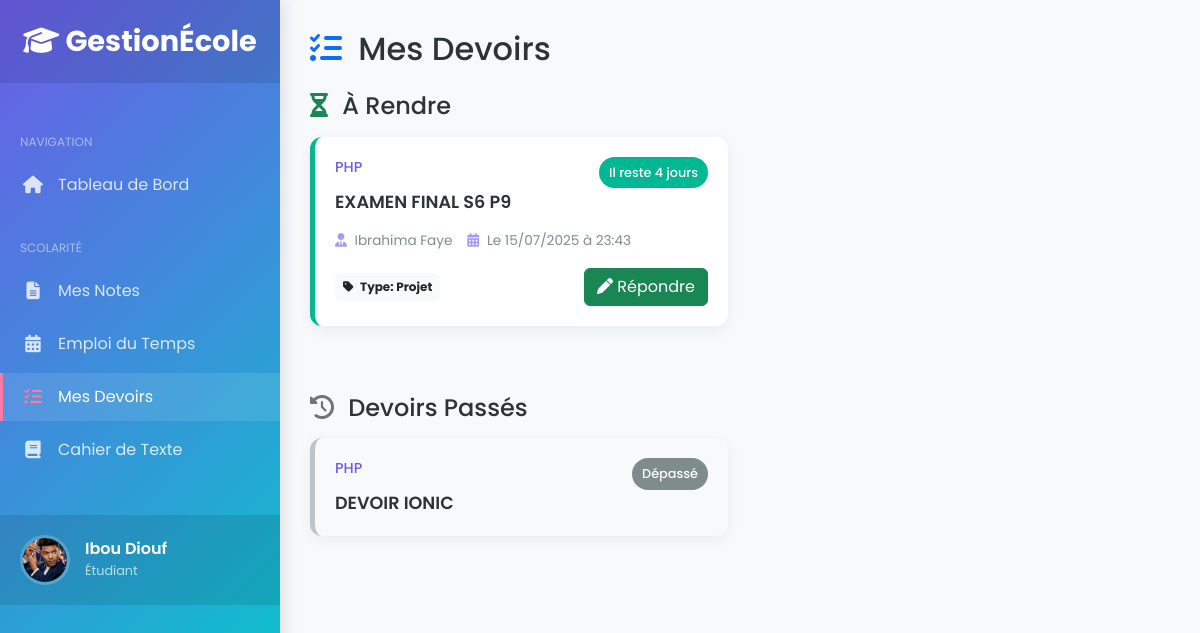
The app's page /etudiant/scolarite/devoirs.php (signed in) with its own data.
### tables this page shows
CREATE TABLE IF NOT EXISTS `utilisateurs` (
  `id` int NOT NULL AUTO_INCREMENT,
  `nom` varchar(50) NOT NULL,
  `prenom` varchar(50) DEFAULT NULL,
  `email` varchar(100) NOT NULL,
  `password` varchar(255) NOT NULL,
  `role` enum('admin','enseignant','etudiant') NOT NULL,
  `telephone` varchar(20) DEFAULT NULL,
  `adresse` text,
  `sexe` enum('M','F') DEFAULT NULL,
  `date_naissance` date DEFAULT NULL,
  `photo_profil` varchar(255) DEFAULT NULL,
  `specialite` varchar(100) DEFAULT NULL,
  `grade` varchar(50) DEFAULT NULL,
  `contrat` enum('titulaire','contractuel','vacataire') DEFAULT NULL,
  `groupe_sanguin` varchar(3) DEFAULT NULL,
  `statut` tinyint(1) DEFAULT '1',
  `created_at` datetime DEFAULT CURRENT_TIMESTAMP,
  `updated_at` datetime DEFAULT NULL ON UPDATE CURRENT_TIMESTAMP,
  PRIMARY KEY (`id`),
  UNIQUE KEY `email` (`email`)
);

CREATE TABLE IF NOT EXISTS `devoirs` (
  `id` int NOT NULL AUTO_INCREMENT,
  `titre` varchar(255) DEFAULT NULL,
  `matiere_id` int DEFAULT NULL,
  `classe_id` int DEFAULT NULL,
  `enseignant_id` int DEFAULT NULL,
  `fichier_path` varchar(255) DEFAULT NULL,
  `type` enum('ecrit','oral','projet') DEFAULT 'ecrit',
  `date_limite` datetime DEFAULT NULL,
  `annee_id` int DEFAULT NULL,
  `rendu` tinyint(1) DEFAULT '0',
  PRIMARY KEY (`id`),
  KEY `matiere_id` (`matiere_id`),
  KEY `classe_id` (`classe_id`),
  KEY `enseignant_id` (`enseignant_id`),
  KEY `annee_id` (`annee_id`)
);

CREATE TABLE IF NOT EXISTS `matieres` (
  `id` int NOT NULL AUTO_INCREMENT,
  `code` varchar(20) DEFAULT NULL,
  `nom` varchar(100) DEFAULT NULL,
  `coefficient` int DEFAULT '1',
  `heures_annuelles` int DEFAULT '60',
  `cycle_id` int DEFAULT NULL,
  PRIMARY KEY (`id`),
  UNIQUE KEY `code` (`code`),
  KEY `cycle_id` (`cycle_id`)
);

### etudiant/scolarite/devoirs.php (the view, shortened to what this page needs)
<?php
require_once '../../config/db.php';
$etudiant_id = $_SESSION['user_id'];
try {
    $etudiant = $pdo->prepare("SELECT * FROM utilisateurs WHERE id = ?");
    $etudiant->execute([$etudiant_id]);
    $etudiant = $etudiant->fetch();
    $annee_en_cours = $pdo->query("SELECT * FROM annees_scolaires WHERE statut = 'en_cours' LIMIT 1")->fetch();
    $devoirs_a_venir = [];
    $devoirs_passes = [];
    $classe = null;
    if ($annee_en_cours) {
        $stmt_classe = $pdo->prepare("
            SELECT c.* FROM classes c
            JOIN inscriptions i ON c.id = i.classe_id
            WHERE i.etudiant_id = ? AND i.annee_id = ? AND i.statut = 'actif'
        ");
        $stmt_classe->execute([$etudiant_id, $annee_en_cours['id']]);
        $classe = $stmt_classe->fetch();
        if ($classe) {
            $stmt_devoirs = $pdo->prepare("
                SELECT d.*, m.nom AS matiere_nom, u.prenom AS enseignant_prenom, u.nom AS enseignant_nom
                FROM devoirs d
                JOIN matieres m ON d.matiere_id = m.id
                JOIN utilisateurs u ON d.enseignant_id = u.id
                WHERE d.classe_id = ? AND d.annee_id = ?
                ORDER BY d.date_limite DESC
            ");
            $stmt_devoirs->execute([$classe['id'], $annee_en_cours['id']]);
            $tous_les_devoirs = $stmt_devoirs->fetchAll();
            $now = new DateTime();
            foreach ($tous_les_devoirs as $devoir) {
                $date_limite = new DateTime($devoir['date_limite']);
                if ($date_limite >= $now) {
                    $devoirs_a_venir[] = $devoir;
                } else {
                    $devoirs_passes[] = $devoir;
                }
            }
            usort($devoirs_a_venir, function($a, $b) {
                return new DateTime($a['date_limite']) <=> new DateTime($b['date_limite']);
            });
        }
    }
} catch (PDOException $e) {
    die("Erreur de base de données : " . $e->getMessage());
}
function getUrgenceInfo($date_limite_str) {
    $date_limite = new DateTime($date_limite_str);
    $now = new DateTime();
    $interval = $now->diff($date_limite);
    $jours = $interval->days;
    return ['class' => 'normal', 'text' => "Il reste $jours jours"];
}
?>
<!DOCTYPE html>
<html lang="fr">
<head>
    <link href="https://cdn.jsdelivr.net/npm/bootstrap@5.3.3/dist/css/bootstrap.min.css" rel="stylesheet">
    <link rel="stylesheet" href="https://cdnjs.cloudflare.com/ajax/libs/font-awesome/6.5.2/css/all.min.css">
</head>
<body>
    <nav id="sidebar">
        <div>
            <div class="sidebar-header">
                <a href="../dashboard.php" class="logo"><i class="fas fa-graduation-cap"></i> GestionÉcole</a>
            </div>
            <ul class="list-unstyled sidebar-nav">
                <li class="nav-category">Navigation</li>
                <li class="nav-item"><a href="../dashboard.php" class="nav-link"><i class="fas fa-home"></i> Tableau de Bord</a></li>
                <li class="nav-category">Scolarité</li>
                <li class="nav-item"><a href="bulletin.php" class="nav-link"><i class="fas fa-file-alt"></i> Mes Notes</a></li>
                <li class="nav-item"><a href="emploi.php" class="nav-link"><i class="fas fa-calendar-alt"></i> Emploi du Temps</a></li>
                <li class="nav-item"><a href="devoirs.php" class="nav-link active"><i class="fas fa-tasks"></i> Mes Devoirs</a></li>
                <li class="nav-item"><a href="cahier_texte.php" class="nav-link"><i class="fas fa-book"></i> Cahier de Texte</a></li>
            </ul>
        </div>
        <div class="user-profile">
            <img src="../../<?= htmlspecialchars($etudiant['photo_profil'] ?? 'assets/img/profiles/default.png') ?>" alt="Photo de profil">
            <div class="user-info">
                <h6><?= htmlspecialchars($etudiant['prenom'] . ' ' . $etudiant['nom']) ?></h6>
                <small>Étudiant</small>
            </div>
        </div>
    </nav>
    <div id="main-content">
        <div class="d-flex justify-content-between align-items-center mb-4">
            <h2 class="mb-0"><i class="fas fa-tasks text-primary me-2"></i> Mes Devoirs</h2>
        </div>
        <?php if (!$classe): ?>
            <div class="alert alert-warning text-center">
                <i class="fas fa-exclamation-triangle me-2"></i> Vous n'êtes affecté à aucune classe pour le moment. Les devoirs ne peuvent pas être affichés.
            </div>
        <?php else: ?>
            <div class="mb-5">
                <h4 class="mb-3"><i class="fas fa-hourglass-half text-success me-2"></i> À Rendre</h4>
                <?php if (!empty($devoirs_a_venir)): ?>
                    <div class="row">
                        <?php foreach ($devoirs_a_venir as $devoir):
                            $urgence = getUrgenceInfo($devoir['date_limite']);
                        ?>
                            <div class="col-lg-6">
                                <div class="devoir-card <?= $urgence['class'] ?>">
                                    <div class="devoir-header mb-3">
                                        <div>
                                            <div class="devoir-matiere"><?= htmlspecialchars($devoir['matiere_nom']) ?></div>
                                            <div class="devoir-titre"><?= htmlspecialchars($devoir['titre']) ?></div>
                                        </div>
                                        <span class="badge-urgence <?= $urgence['class'] ?>"><?= $urgence['text'] ?></span>
                                    </div>
                                    <div class="devoir-info mb-3">
                                        <span><i class="fas fa-user-tie me-1"></i> <?= htmlspecialchars($devoir['enseignant_prenom'] . ' ' . $devoir['enseignant_nom']) ?></span>
                                        <span><i class="fas fa-calendar-alt me-1"></i> Le <?= (new DateTime($devoir['date_limite']))->format('d/m/Y à H:i') ?></span>
                                    </div>
                                    <div class="d-flex justify-content-between align-items-center">
                                        <span class="badge bg-light text-dark p-2">
                                            <i class="fas fa-tag me-1"></i> Type: <?= ucfirst(htmlspecialchars($devoir['type'])) ?>
                                        </span>
                                        <div class="d-flex">
                                            <a href="repondre_devoir.php?id=<?= $devoir['id'] ?>" class="btn btn-success">
                                                <i class="fas fa-pen"></i> Répondre
                                            </a>
                                        </div>
                                    </div>
                                </div>
                            </div>
                        <?php endforeach; ?>
                    </div>
                <?php else: ?>
                    <div class="empty-state"><i class="fas fa-check-circle text-success"></i><h4>Super ! Vous êtes à jour.</h4><p class="text-muted">Aucun devoir à rendre pour le moment.</p></div>
                <?php endif; ?>
            </div>
            <div>
                <h4 class="mb-3"><i class="fas fa-history text-secondary me-2"></i> Devoirs Passés</h4>
                <?php if (!empty($devoirs_passes)): ?>
                    <div class="row">
                        <?php foreach (array_slice($devoirs_passes, 0, 4) as $devoir): ?>
                            <div class="col-lg-6">
                                <div class="devoir-card passe">
                                    <div class="devoir-header">
                                        <div>
                                            <div class="devoir-matiere"><?= htmlspecialchars($devoir['matiere_nom']) ?></div>
                                            <div class="devoir-titre"><?= htmlspecialchars($devoir['titre']) ?></div>
                                        </div>
                                        <span class="badge-urgence passe">Dépassé</span>
                                    </div>
                                </div>
                            </div>
                        <?php endforeach; ?>
                    </div>
                <?php else: ?>
                    <div class="empty-state"><i class="fas fa-folder-open"></i><h4>Aucun devoir dans l'historique.</h4></div>
                <?php endif; ?>
            </div>
        <?php endif; ?>
    </div>
</body>
</html>

### etudiant/scolarite/devoirs.php (style rules this page uses)
:root { --primary: #6c5ce7; --primary-light: #a29bfe; --secondary: #00cec9; --accent: #fd79a8; --dark: #2d3436; --light: #f5f6fa; --success: #00b894; --warning: #fdcb6e; --danger: #d63031; --info: #0984e3; }
body { font-family: 'Poppins', sans-serif; background-color: #f8f9fa; color: var(--dark); overflow-x: hidden; }
#sidebar { width: 280px; height: 100vh; position: fixed; left: 0; top: 0; background: linear-gradient(135deg, var(--primary), var(--secondary)); color: white; transition: all 0.3s; z-index: 1000; box-shadow: 5px 0 15px rgba(0,0,0,0.1); display: flex; flex-direction: column; }
.sidebar-header { padding: 20px; background: rgba(0,0,0,0.1); text-align: center; }
.sidebar-header .logo { font-size: 1.8rem; font-weight: 700; color: white; text-decoration: none; }
.sidebar-nav { padding: 20px 0; flex-grow: 1; }
.nav-item { margin-bottom: 5px; }
.nav-link { color: rgba(255,255,255,0.8); padding: 12px 20px; display: flex; align-items: center; transition: all 0.3s; border-left: 3px solid transparent; }
.nav-link:hover, .nav-link.active { color: white; background: rgba(255,255,255,0.1); border-left: 3px solid var(--accent); text-decoration: none; }
.nav-link i { margin-right: 15px; font-size: 1.1rem; width: 20px; text-align: center; }
.nav-link.active i { color: var(--accent); }
.nav-category { padding: 10px 20px; font-size: 0.75rem; text-transform: uppercase; color: rgba(255,255,255,0.5); margin-top: 20px; }
#main-content { margin-left: 280px; padding: 30px; transition: all 0.3s; min-height: 100vh; }
.user-profile { display: flex; align-items: center; padding: 20px; background: rgba(0,0,0,0.1); }
.user-profile img { width: 50px; height: 50px; border-radius: 50%; object-fit: cover; border: 3px solid rgba(255,255,255,0.2); margin-right: 15px; }
.user-profile .user-info h6 { margin: 0; font-weight: 600; color: white; }
.user-profile .user-info small { color: rgba(255,255,255,0.7); font-size: 0.8rem; }
.devoir-card { background-color: #fff; border-radius: 12px; padding: 20px; margin-bottom: 20px; border-left: 5px solid; transition: all 0.3s ease; box-shadow: 0 4px 15px rgba(0,0,0,0.06); }
.devoir-card.normal { border-color: var(--success); }
.devoir-card.passe { border-color: #bdc3c7; background-color: #f8f9fa; }
.devoir-header { display: flex; justify-content: space-between; align-items: flex-start; }
.devoir-titre { font-weight: 600; font-size: 1.1rem; color: var(--dark); }
.devoir-matiere { font-size: 0.9rem; color: var(--primary); font-weight: 500; margin-bottom: 10px; }
.devoir-info { display: flex; flex-wrap: wrap; align-items: center; gap: 15px; font-size: 0.85rem; color: #7f8c8d; }
.devoir-info i { color: var(--primary-light); }
.badge-urgence { padding: 6px 10px; border-radius: 20px; color: white; font-weight: 500; font-size: 0.8rem; }
.badge-urgence.normal { background-color: var(--success); }
.badge-urgence.passe { background-color: #7f8c8d; }

### records on screen
utilisateurs: photo_profil (picture), prenom+nom "Ibou Diouf"
devoirs: matiere.nom "PHP", titre "EXAMEN FINAL S6 P9", date_limite "Il reste 4 jours", utilisateurs.prenom+nom "Ibrahima Faye", date_limite "15/07/2025 à 23:43", type "Projet"
devoirs: matiere.nom "PHP", titre "DEVOIR IONIC"
